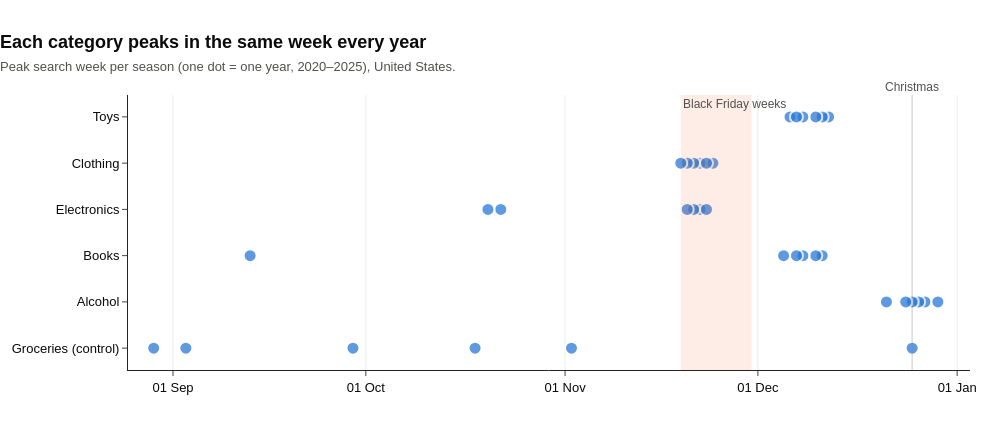

Notebook source saved alongside this figure:
### Code cell
peaks = peak_rows.copy()
peaks["day"] = pd.to_datetime("2000-" + peaks["date"].dt.strftime("%m-%d"))  # put all years on one calendar
peaks["category"] = peaks["term"].map(NAMES)
peaks["label"] = peaks["date"].dt.strftime("%d %b %Y")

fig2 = go.Figure()
fig2.add_vrect(x0="2000-11-19", x1="2000-11-30", fillcolor=ORANGE, opacity=0.12, line_width=0,
               annotation_text="Black Friday weeks", annotation_position="top left",
               annotation_font=dict(color="#52514e", size=12))
fig2.add_vline(x=pd.Timestamp("2000-12-25").timestamp() * 1000, line=dict(color=GREY, width=1.5))
fig2.add_annotation(x="2000-12-25", y=1.06, yref="paper", text="Christmas", showarrow=False,
                    font=dict(color="#52514e", size=12))
fig2.add_trace(go.Scatter(
    x=peaks["day"], y=peaks["category"], mode="markers",
    marker=dict(size=13, color=BLUE, opacity=0.75, line=dict(color="white", width=2)),
    customdata=peaks[["label", "vs_september"]],
    hovertemplate="%{y}<br>peak week: %{customdata[0]}<br>%{customdata[1]:.2f}× September<extra></extra>",
))
fig2.update_xaxes(range=["2000-08-25", "2001-01-03"], tickformat="%d %b", dtick="M1",
                  showgrid=True, gridcolor="#ececea")
fig2.update_yaxes(categoryorder="array", categoryarray=[NAMES[t] for t in ORDER][::-1])
fig2 = clean_layout(fig2, "Each category peaks in the same week every year",
                    "Peak search week per season (one dot = one year, 2020–2025), United States.", 430)
fig2.show()

### Figure 1 — Plotly figure (JSON) as saved in the notebook; plotly's stock layout.template omitted (floating-point values rounded to 4 significant figures)
{"data": [{"customdata": [["27 Dec 2020", 1.21], ["26 Dec 2021", 1.16], ["25 Dec 2022", 1.2], ["24 Dec 2023", 1.17], ["29 Dec 2024", 1.36], ["21 Dec 2025", 1.31], ["13 Sep 2020", 1.06], ["05 Dec 2021", 1.21], ["11 Dec 2022", 1.14], ["10 Dec 2023", 1.15], ["08 Dec 2024", 1.14], ["07 Dec 2025", 1.19], ["22 Nov 2020", 1.16], ["21 Nov 2021", 1.2], ["20 Nov 2022", 1.21], ["19 Nov 2023", 1.25], ["24 Nov 2024", 1.36], ["23 Nov 2025", 1.44], ["22 Nov 2020", 1.18], ["21 Nov 2021", 1.11], ["20 Nov 2022", 1.17], ["22 Oct 2023", 1.41], ["20 Oct 2024", 1.14], ["23 Nov 2025", 1.75], ["18 Oct 2020", 1.23], ["29 Aug 2021", 1.14], ["25 Dec 2022", 1.23], ["03 Sep 2023", 1.08], ["29 Sep 2024", 1.14], ["02 Nov 2025", 1.37], ["06 Dec 2020", 2.37], ["12 Dec 2021", 1.91], ["11 Dec 2022", 2.12], ["10 Dec 2023", 2.2], ["08 Dec 2024", 2.04], ["07 Dec 2025", 2.08]], "hovertemplate": "%{y}<br>peak week: %{customdata[0]}<br>%{customdata[1]:.2f}× September<extra></extra>", "marker": {"color": "#2a78d6", "line": {"color": "white", "width": 2}, "opacity": 0.75, "size": 13}, "mode": "markers", "type": "scatter", "x": ["2000-12-27T00:00:00.000000", "2000-12-26T00:00:00.000000", "2000-12-25T00:00:00.000000", "2000-12-24T00:00:00.000000", "2000-12-29T00:00:00.000000", "2000-12-21T00:00:00.000000", "2000-09-13T00:00:00.000000", "2000-12-05T00:00:00.000000", "2000-12-11T00:00:00.000000", "2000-12-10T00:00:00.000000", "2000-12-08T00:00:00.000000", "2000-12-07T00:00:00.000000", "2000-11-22T00:00:00.000000", "2000-11-21T00:00:00.000000", "2000-11-20T00:00:00.000000", "2000-11-19T00:00:00.000000", "2000-11-24T00:00:00.000000", "2000-11-23T00:00:00.000000", "2000-11-22T00:00:00.000000", "2000-11-21T00:00:00.000000", "2000-11-20T00:00:00.000000", "2000-10-22T00:00:00.000000", "2000-10-20T00:00:00.000000", "2000-11-23T00:00:00.000000", "2000-10-18T00:00:00.000000", "2000-08-29T00:00:00.000000", "2000-12-25T00:00:00.000000", "2000-09-03T00:00:00.000000", "2000-09-29T00:00:00.000000", "2000-11-02T00:00:00.000000", "2000-12-06T00:00:00.000000", "2000-12-12T00:00:00.000000", "2000-12-11T00:00:00.000000", "2000-12-10T00:00:00.000000", "2000-12-08T00:00:00.000000", "2000-12-07T00:00:00.000000"], "y": ["Alcohol", "Alcohol", "Alcohol", "Alcohol", "Alcohol", "Alcohol", "Books", "Books", "Books", "Books", "Books", "Books", "Clothing", "Clothing", "Clothing", "Clothing", "Clothing", "Clothing", "Electronics", "Electronics", "Electronics", "Electronics", "Electronics", "Electronics", "Groceries (control)", "Groceries (control)", "Groceries (control)", "Groceries (control)", "Groceries (control)", "Groceries (control)", "Toys", "Toys", "Toys", "Toys", "Toys", "Toys"]}], "layout": {"annotations": [{"font": {"color": "#52514e", "size": 12}, "showarrow": false, "text": "Black Friday weeks", "x": "2000-11-19", "xanchor": "left", "xref": "x", "y": 1, "yanchor": "top", "yref": "y domain"}, {"font": {"color": "#52514e", "size": 12}, "showarrow": false, "text": "Christmas", "x": "2000-12-25", "y": 1.06, "yref": "paper"}], "font": {"color": "#0b0b0b", "family": "Arial", "size": 13}, "height": 430, "margin": {"b": 60, "l": 60, "r": 30, "t": 95}, "shapes": [{"fillcolor": "#eb6834", "line": {"width": 0}, "opacity": 0.12, "type": "rect", "x0": "2000-11-19", "x1": "2000-11-30", "xref": "x", "y0": 0, "y1": 1, "yref": "y domain"}, {"line": {"color": "#8a8984", "width": 1.5}, "type": "line", "x0": 977702400000, "x1": 977702400000, "xref": "x", "y0": 0, "y1": 1, "yref": "y domain"}], "title": {"text": "<b>Each category peaks in the same week every year</b><br><span style='font-size:13px;color:#52514e'>Peak search week per season (one dot = one year, 2020–2025), United States.</span>", "x": 0, "xanchor": "left"}, "width": 1000, "xaxis": {"dtick": "M1", "gridcolor": "#ececea", "range": ["2000-08-25", "2001-01-03"], "showgrid": true, "tickformat": "%d %b"}, "yaxis": {"categoryarray": ["Groceries (control)", "Alcohol", "Books", "Electronics", "Clothing", "Toys"], "categoryorder": "array"}}}
